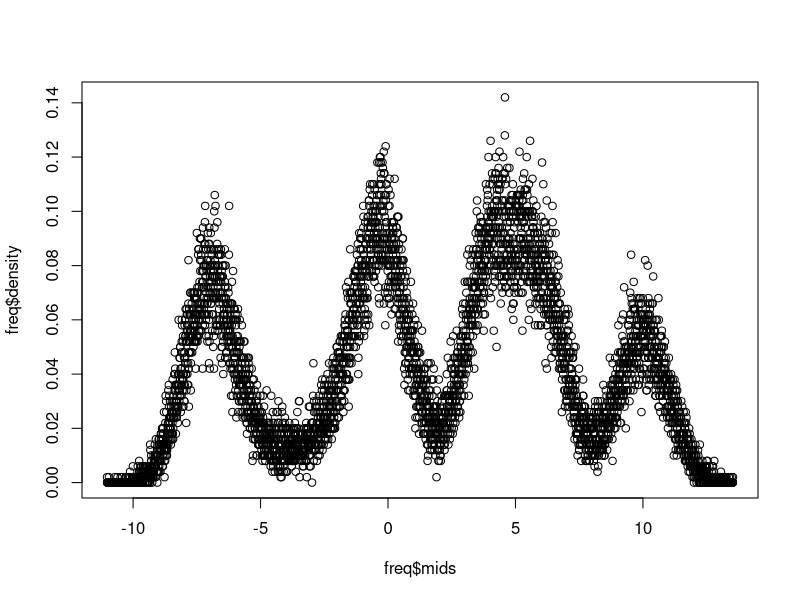

Write the R code that produced this figure. (Note: this script raises an error after producing the figure.)
require(quantmod)

# Task: Create a rejection sampling algorithm for a defined mixture of normals.

# Step 1: Create the Normal-mixture distribution.

### User-Defined
n_dists = 10
n_draws_mix = 100000
BIN_APPROX = 5000
M = 20
###

# Mixture Distribution: Weights
weights = sample(1:10000, n_dists, replace=T)
weights = weights / sum(weights) # Normalize the weights to yield a convex combination

# Mixture Distribution: Means (Variance of each dist is just set to 1)
means = sample(-10:10, n_dists, replace=T)

# Draw from the Mixture Distribution:
mix_draws = c()
mix_draw = 0

for (j in 1:n_draws_mix) {
  i = sample(1:n_dists, replace=T, prob=weights)
  mix_draw = rnorm(1, mean=means[i], sd=1)
  mix_draws = c(mix_draws, mix_draw)
  mix_draw = 0
}

freq = hist(mix_draws, breaks=BIN_APPROX, freq=F, include.lowest=T, plot=F)
plot(freq$mids, freq$density)

smoothed_mix = predict(loess(freq$counts ~ freq$mids, span=0.1))
smoothed_mix = cbind(freq$mids, smoothed_mix, colnames=c('x', 'smoothed y'))

plot(freq$counts[findPeaks(freq$counts, thresh=50)])



sim_data = matrix(
  nrow=length(2:length(freq$breaks)),
  ncol=4,
  dimnames = list(NULL, 
                  c("Left Break", "Right Break", "Target Density", "Proposal Density")
  ))
for (i in 2:length(freq$breaks)) {
  sim_data[i-1, 1] = freq$breaks[i-1]
  sim_data[i-1, 2] = freq$breaks[i]
  sim_data[i-1, 3] = freq$density[i]
  sim_data[i-1, 4] = freq$density[i]*M
}

sim_data = data.frame(sim_data)

plot(freq$mids, sim_data$Proposal.Density)
points(freq$mids, sim_data$Target.Density)

# Get density of number

target_draws = c()
for (i in 1:10000) {
  u = runif(1, 0, 1)
  y = runif(1, min=min(sim_data$Left.Break), max=max(sim_data$Right.Break))

  if (u > 1/M) {target_draws = c(target_draws, y)}
}
hist(target_draws)

# This is the only sample method that I've gotten to work. It uses the histogram as an approximation.
hist(sample(freq$mids, replace=T, prob=freq$density), breaks=500)

# Whatever I've done here is pretty general, actually. Histogram sampling can get
# arbitrarily close to the distribution and is really just sampling from a KDE
# using a Uniform mixture.
